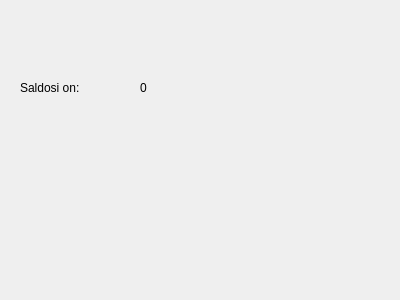
<?xml version="1.0" encoding="UTF-8"?>
<ui version="4.0">
 <class>Saldo</class>
 <widget class="QDialog" name="Saldo">
  <property name="geometry">
   <rect>
    <x>0</x>
    <y>0</y>
    <width>400</width>
    <height>300</height>
   </rect>
  </property>
  <property name="windowTitle">
   <string>Dialog</string>
  </property>
  <widget class="QLabel" name="label">
   <property name="geometry">
    <rect>
     <x>20</x>
     <y>80</y>
     <width>71</width>
     <height>16</height>
    </rect>
   </property>
   <property name="text">
    <string>Saldosi on:</string>
   </property>
  </widget>
  <widget class="QLabel" name="saldoLabel">
   <property name="geometry">
    <rect>
     <x>140</x>
     <y>80</y>
     <width>49</width>
     <height>16</height>
    </rect>
   </property>
   <property name="text">
    <string>0</string>
   </property>
  </widget>
 </widget>
 <resources/>
 <connections/>
</ui>
